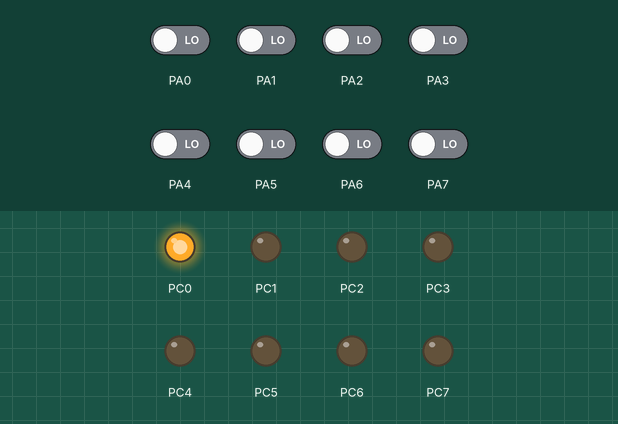
Bench run of a program on a simulated ATmega16, built with avr-gcc and emulated at 8 MHz. Parts: output pins drawn as LEDs (lit = HIGH). The inputs (shaded band) are chosen by the test bench; at power-on: PA0–7 LOW.

Above: at 1.2 s.
1.3 s: PA0 driven HIGH
At 2.0 s:
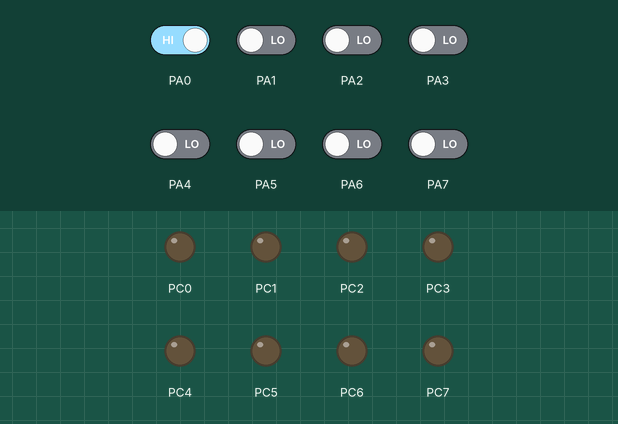
2.8 s: PA0 driven LOW
At 3.1 s:
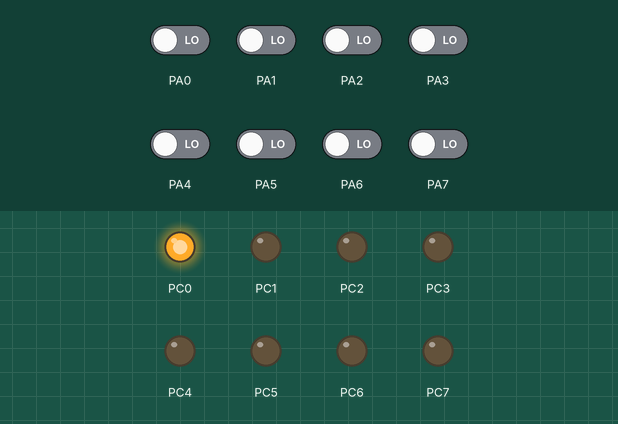
Timing chart, 0 to 5.8 s (numbered marks = the images above; inputs shaded):
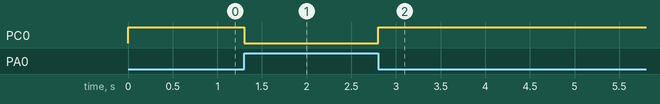

The program:

Project_5.c
```c
//Sun light based Street Light Controlling Prototype
#define F_CPU 8000000UL
#include<avr/io.h>
#include<util/delay.h>
int main()
{
  DDRC=0xFF;
  DDRA=0x00;
  PORTC=0x00;
  while(1)
  {
   if(PINA==0x01)
   {PORTC=0x00;}
   else
   {PORTC=0x01;}
  }
}
```

Measured:
- after the input at 1.3 s, PC0: HIGH → LOW at once
- after the input at 2.8 s, PC0: LOW → HIGH at once
